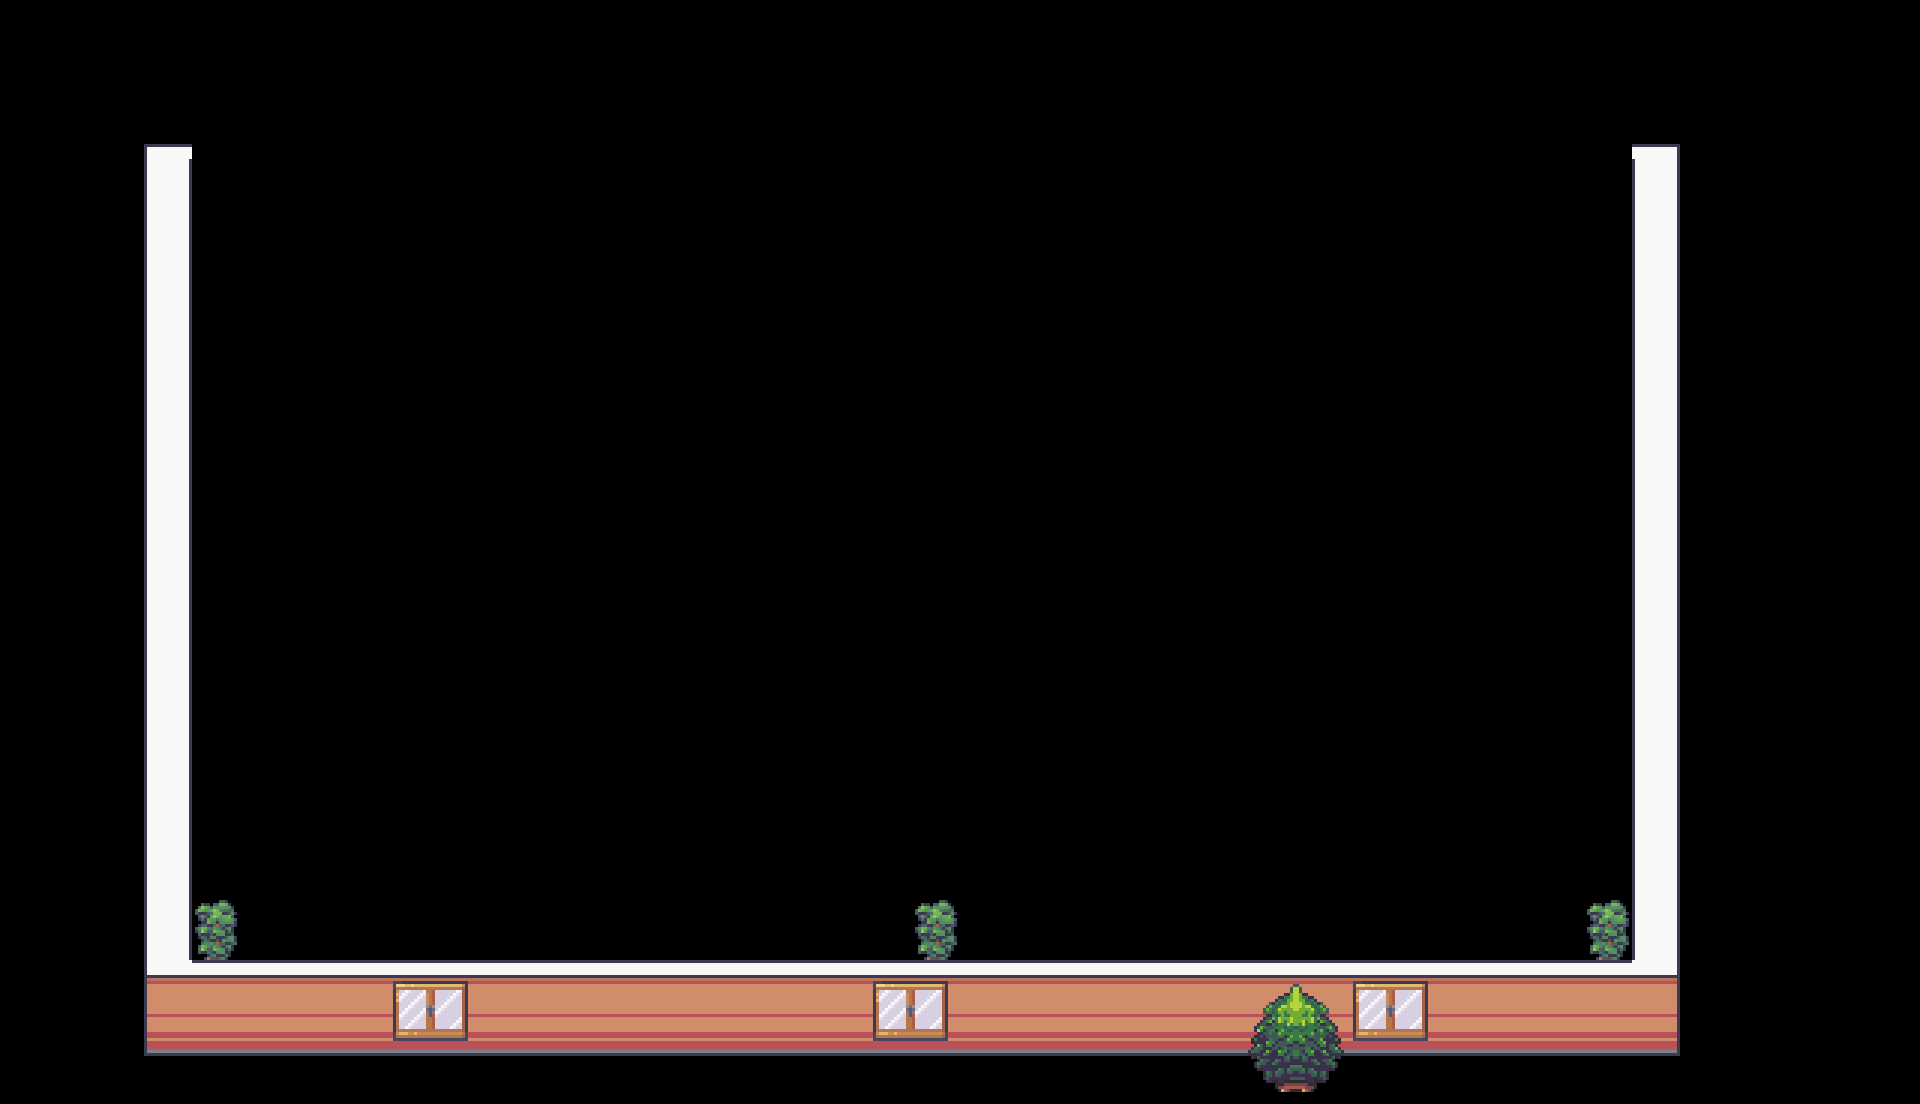

Rendered tile map (Tiled .tmx) drawn with the repository's tilesets; below, a short description and the map source with its tile grids summarised:
An orthogonal 40x23 tile map with 48x48 px tiles, 4 tile layers (walls, windows, tables, decoration1), 3 tilesets.

<map version="1.9" tiledversion="1.9.2" orientation="orthogonal" renderorder="right-down" width="40" height="23" tilewidth="48" tileheight="48" infinite="0" nextlayerid="21" nextobjectid="83">
 <tileset firstgid="1" source="Room_Builder_48x48.tsx" />
 <tileset firstgid="8285" source="1_Generic_48x48.tsx" />
 <tileset firstgid="9533" source="atlas.tsx" />
 <layer id="3" name="walls" width="40" height="23">
  <data>[920 cells, 99 non-empty, 10 distinct tile ids]</data>
 </layer>
 <layer id="11" name="windows" width="40" height="23">
  <data>[920 cells, 12 non-empty, 4 distinct tile ids]</data>
 </layer>
 <layer id="16" name="tables" width="40" height="23">
  <data>[920 cells, 0 non-empty, 0 distinct tile ids]</data>
 </layer>
 <layer id="9" name="decoration1" width="40" height="23">
  <data>[920 cells, 12 non-empty, 8 distinct tile ids]</data>
 </layer>
</map>
